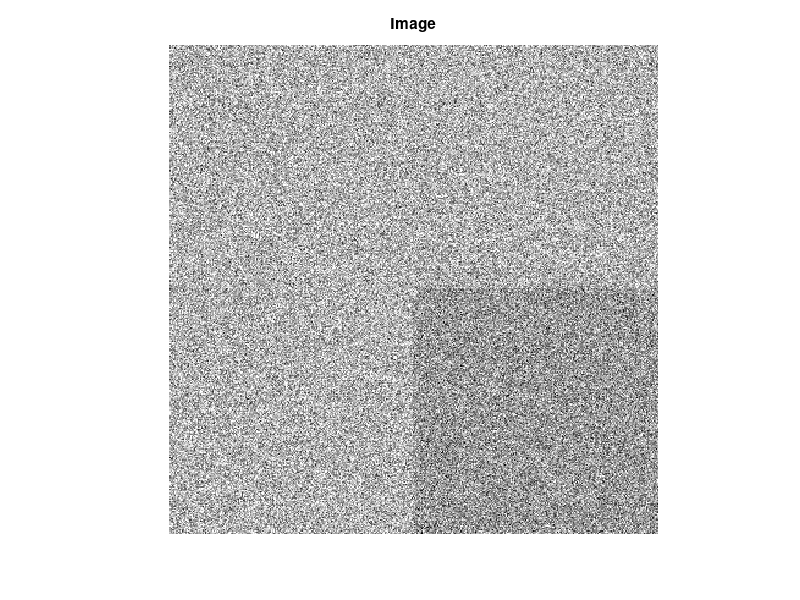
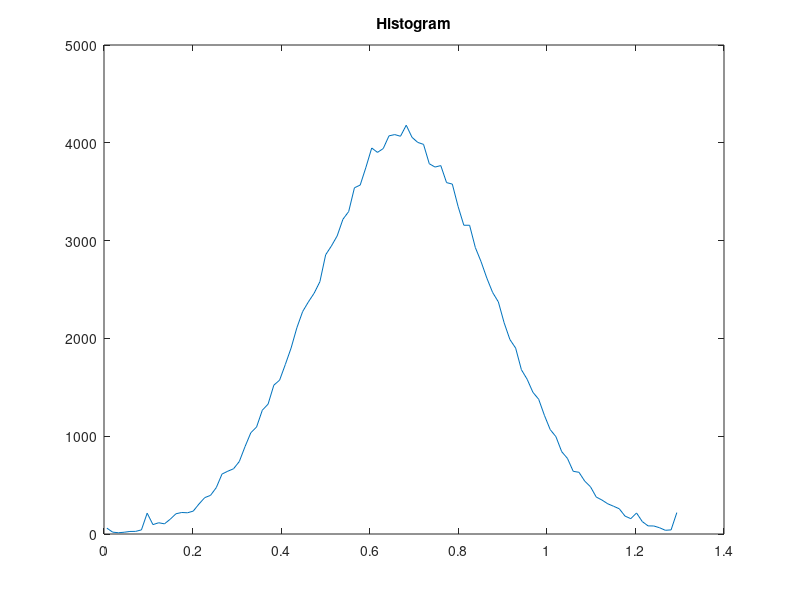

Write the MATLAB code that produced these figures, in order.
%Noise in a square and in a smaller square
%HKa Jan. 2015

clear, close all;

% Create signal
N = 400;
x = .7*ones(N,N);
x(N/2:N,N/2:N,:) = 0.6;

% Create noise in the region -3*s till 3*s
s = .2;
n = s * randn(N,N);
t = n>3*s;
n(t) = 3*s;
b = n<-3*s;
n(b) = -3*s;

% Show image
x = x + n;
X(:, :, 1) = x;
X(:, :, 2) = x;
X(:, :, 3) = x;
figure(1), imshow(X); title('Image');

% Calculate histogram for the image
[yvals, xvals] = hist(x(:), 100);
figure(2), plot(xvals,yvals); title('Histogram');
